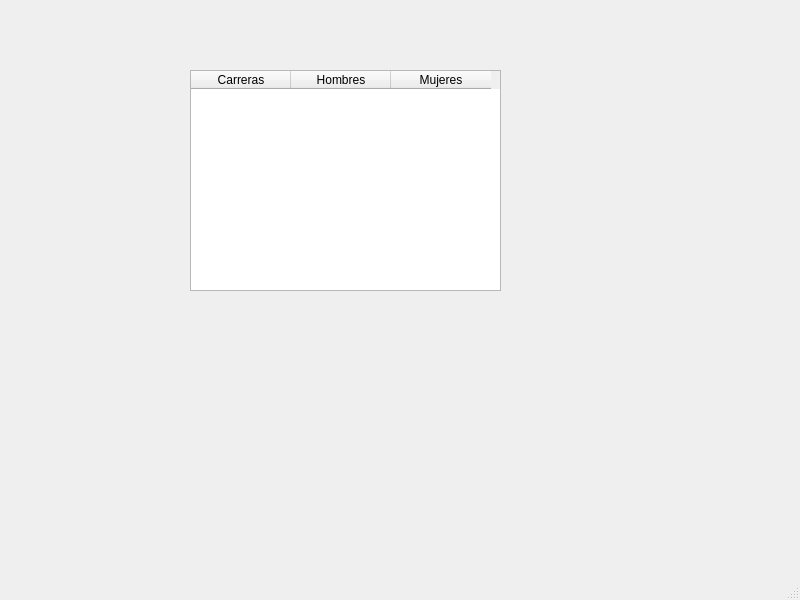
<?xml version="1.0" encoding="UTF-8"?>
<ui version="4.0">
 <class>test</class>
 <widget class="QMainWindow" name="test">
  <property name="geometry">
   <rect>
    <x>0</x>
    <y>0</y>
    <width>800</width>
    <height>600</height>
   </rect>
  </property>
  <property name="windowTitle">
   <string>MainWindow</string>
  </property>
  <widget class="QWidget" name="centralwidget">
   <widget class="QTableWidget" name="tableWidget">
    <property name="geometry">
     <rect>
      <x>190</x>
      <y>70</y>
      <width>311</width>
      <height>221</height>
     </rect>
    </property>
    <column>
     <property name="text">
      <string>Carreras</string>
     </property>
    </column>
    <column>
     <property name="text">
      <string>Hombres</string>
     </property>
    </column>
    <column>
     <property name="text">
      <string>Mujeres</string>
     </property>
    </column>
   </widget>
  </widget>
  <widget class="QMenuBar" name="menubar">
   <property name="geometry">
    <rect>
     <x>0</x>
     <y>0</y>
     <width>800</width>
     <height>21</height>
    </rect>
   </property>
  </widget>
  <widget class="QStatusBar" name="statusbar"/>
 </widget>
 <resources/>
 <connections/>
</ui>
